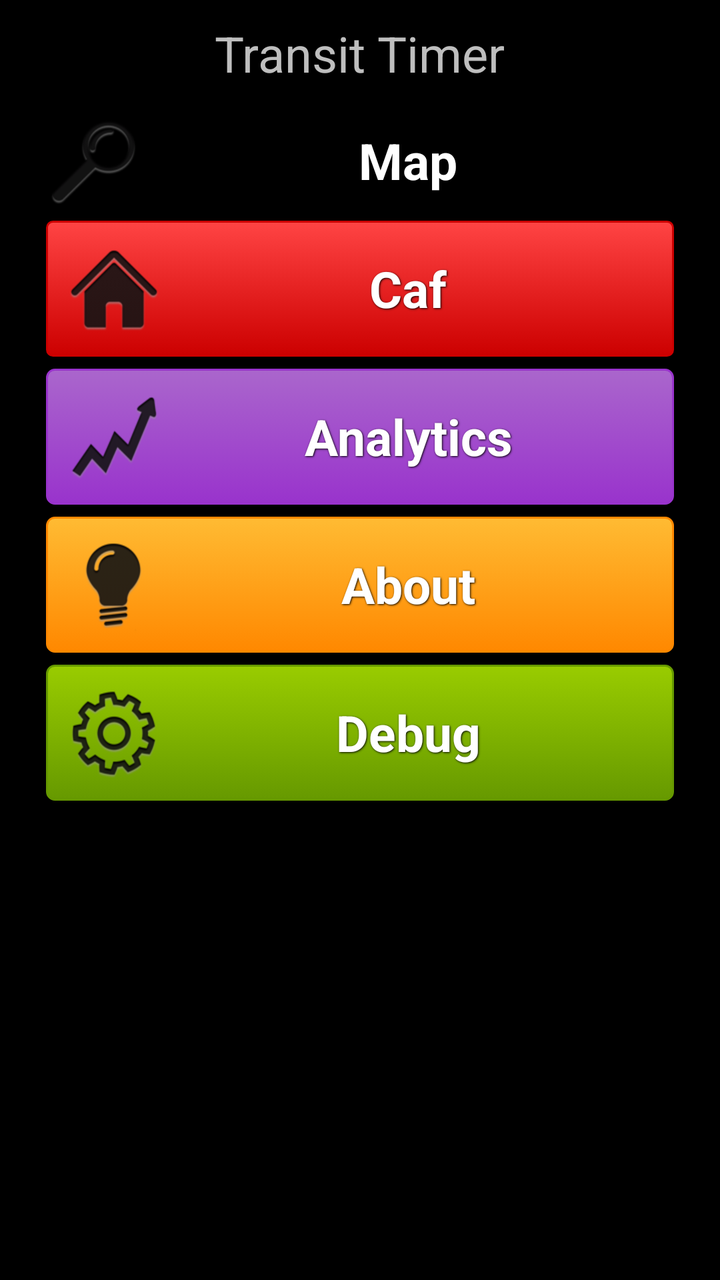
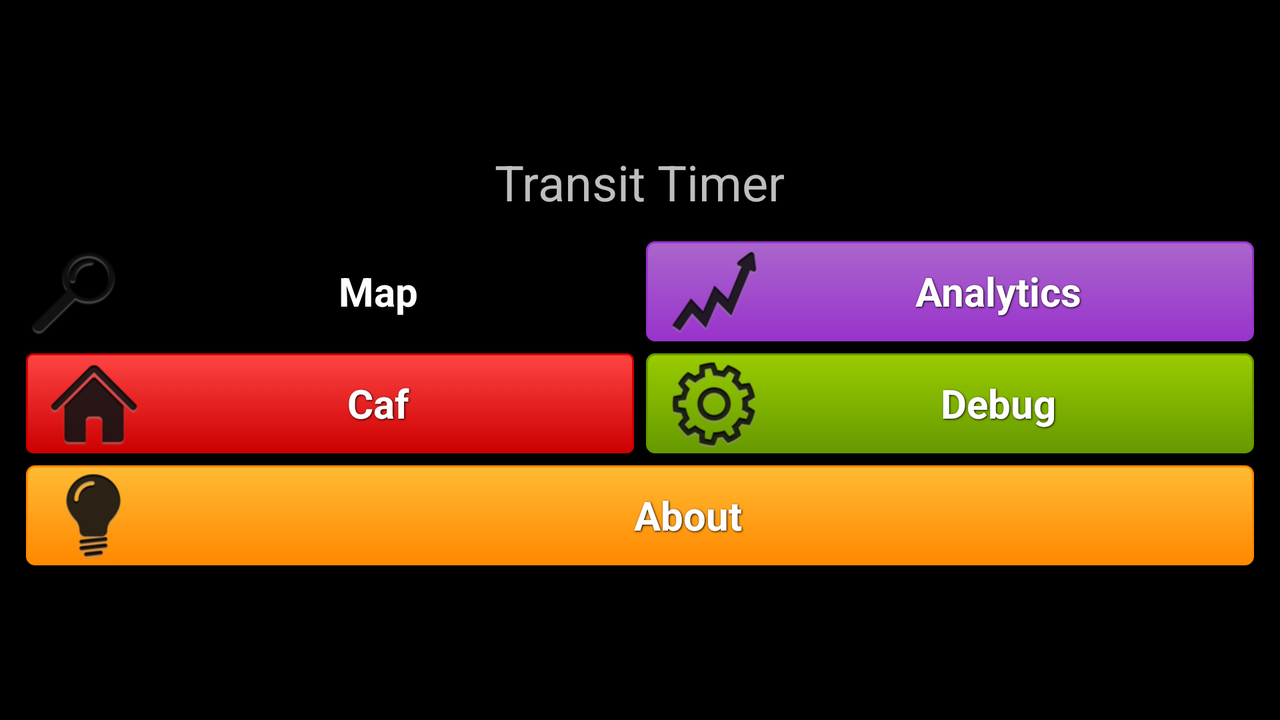

First picture: res/layout/ on a phone held upright. Second picture: the repository's own variant of that layout, on a device whose configuration matches the variant's folder. Source for both follows.
<!-- AndroidManifest.xml: application theme AppTheme -->
<!-- res/layout/menu_screen.xml -->
<LinearLayout xmlns:android="http://schemas.android.com/apk/res/android"
    android:layout_width="fill_parent"
    android:layout_height="fill_parent"
    android:orientation="vertical"
    android:paddingLeft="20dp"
    android:paddingRight="20dp" >

    <TextView
        android:layout_width="wrap_content"
        android:layout_height="wrap_content"
        android:layout_gravity="center"
        android:text="@string/title"
        android:textSize="24.5sp"
        android:padding="10dip" />
  
     <Button
         android:id="@+id/map_button"
         android:text="@string/map_label"
         android:drawableLeft="@drawable/search_icon"
         android:background="@drawable/btn_blue"
         style="@style/portrait_phone_menu_button"></Button>


      <Button
           android:id="@+id/caf_button"
           android:text="@string/caf_label"
           android:drawableLeft="@drawable/caf_icon"
           android:background="@drawable/btn_red"
           style="@style/portrait_phone_menu_button"></Button>


       <Button
            android:id="@+id/analytics_button"
            android:text="@string/analytics_label"
            android:drawableLeft="@drawable/analytics_icon"
            android:background="@drawable/btn_purple"
            style="@style/portrait_phone_menu_button"></Button>

        <Button
            android:id="@+id/about_button"
            android:text="@string/about_label"
            android:drawableLeft="@drawable/about_icon"
            android:background="@drawable/btn_yellow"
            style="@style/portrait_phone_menu_button"></Button>


         <Button
             android:id="@+id/debug_button"
             android:text="@string/debug_label"
             android:drawableLeft="@drawable/debug_icon"
             android:background="@drawable/btn_green"
             style="@style/portrait_phone_menu_button"></Button>
    
</LinearLayout>
<!-- resources referenced by this layout -->
<resources>
  <!-- drawable btn_green (drawable) -->
  <?xml version="1.0" encoding="utf-8"?>
  <selector xmlns:android="http://schemas.android.com/apk/res/android">
      <item android:state_pressed="true" >
          <shape>
              <solid
                  android:color="#99CC00" />
              <stroke
                  android:width="1dp"
                  android:color="#669900" />
              <corners
                  android:radius="3dp" />
              <padding
                  android:left="10dp"
                  android:top="10dp"
                  android:right="10dp"
                  android:bottom="10dp" />
          </shape>
      </item>
      <item>
          <shape>
              <gradient
                  android:startColor="#99CC00"
                  android:endColor="#669900"
                  android:angle="270" />
              <stroke
                  android:width="1dp"
                  android:color="#669900" />
              <corners
                  android:radius="4dp" />
              <padding
                  android:left="10dp"
                  android:top="10dp"
                  android:right="10dp"
                  android:bottom="10dp" />
          </shape>
      </item>
  </selector>
  <!-- drawable btn_red (drawable) -->
  <?xml version="1.0" encoding="utf-8"?>
  <selector xmlns:android="http://schemas.android.com/apk/res/android">
      <item android:state_pressed="true" >
          <shape>
              <solid
                  android:color="#FF4444" />
              <stroke
                  android:width="1dp"
                  android:color="#CC0000" />
              <corners
                  android:radius="3dp" />
              <padding
                  android:left="10dp"
                  android:top="10dp"
                  android:right="10dp"
                  android:bottom="10dp" />
          </shape>
      </item>
      <item>
          <shape>
              <gradient
                  android:startColor="#FF4444"
                  android:endColor="#CC0000"
                  android:angle="270" />
              <stroke
                  android:width="1dp"
                  android:color="#CC0000" />
              <corners
                  android:radius="3dp" />
              <padding
                  android:left="10dp"
                  android:top="10dp"
                  android:right="10dp"
                  android:bottom="10dp" />
          </shape>
      </item>
  </selector>
  <string name="about_label">About</string>
  <string name="analytics_label">Analytics</string>
  <string name="caf_label">Caf</string>
  <string name="debug_label">Debug</string>
  <string name="map_label">Map</string>
  <string name="title">Transit Timer</string>
  <style name="portrait_phone_menu_button">
          <item name="android:layout_width">fill_parent</item>
          <item name="android:layout_height">wrap_content</item>
          <item name="android:textColor">#ffffff</item>
          <item name="android:gravity">center</item>
          <item name="android:layout_margin">3dp</item>
          <item name="android:textSize">25dp</item>
          <item name="android:textStyle">bold</item>
          <item name="android:shadowColor">#000000</item>
          <item name="android:shadowDx">1</item>
          <item name="android:shadowDy">1</item>
          <item name="android:shadowRadius">2</item>
      </style>
  <style name="AppTheme" parent="AppBaseTheme">
          
      </style>
  <style name="AppBaseTheme" parent="android:Theme.Holo">
          
      </style>
</resources>
<!-- res/layout-land/menu_screen.xml (the author's variant of the layout above) -->
<!-- drawn on the phone turned sideways -->
<LinearLayout xmlns:android="http://schemas.android.com/apk/res/android"
    android:layout_width="fill_parent"
    android:layout_height="fill_parent"
    android:orientation="vertical"
    android:padding="10dp"
    android:gravity="center"
    android:paddingRight="35dip" >

    <TextView
        android:layout_width="wrap_content"
        android:layout_height="wrap_content"
        android:text="@string/title"
        android:textSize="24.5sp"
        android:paddingBottom="10dip" />
    
    <TableLayout 
        android:layout_height="wrap_content"
        android:layout_width="wrap_content"
        android:layout_gravity="center"
        android:stretchColumns="*">
        <TableRow>
             <Button
		        android:id="@+id/map_button"
		        android:text="@string/map_label"
		        android:drawableLeft="@drawable/search_icon"
		        android:background="@drawable/btn_blue"
		        style="@style/landscape_phone_menu_button"></Button>
             
              <Button
                android:id="@+id/analytics_button"
                android:text="@string/analytics_label"
                android:drawableLeft="@drawable/analytics_icon"
                android:background="@drawable/btn_purple"
                style="@style/landscape_phone_menu_button"></Button>     
        </TableRow>
        
        <TableRow>
             <Button
		        android:id="@+id/caf_button"
		        android:text="@string/caf_label"
		        android:drawableLeft="@drawable/caf_icon"
		        android:background="@drawable/btn_red"
		        style="@style/landscape_phone_menu_button"></Button>

            <Button
		        android:id="@+id/debug_button"
		        android:text="@string/debug_label"
		        android:drawableLeft="@drawable/debug_icon"
		        android:background="@drawable/btn_green"
		        style="@style/landscape_phone_menu_button"></Button>
         
        </TableRow>
    </TableLayout>

    <Button
        android:id="@+id/about_button"
        android:text="@string/about_label"
        android:layout_width="match_parent"
        android:drawableLeft="@drawable/about_icon"
        android:background="@drawable/btn_yellow"
        style="@style/landscape_phone_menu_button"></Button>
    


</LinearLayout>
<!-- resources referenced by the variant -->
<!-- as the phone turned sideways resolves them -->
<resources>
  <!-- drawable btn_green (drawable) -->
  <?xml version="1.0" encoding="utf-8"?>
  <selector xmlns:android="http://schemas.android.com/apk/res/android">
      <item android:state_pressed="true" >
          <shape>
              <solid
                  android:color="#99CC00" />
              <stroke
                  android:width="1dp"
                  android:color="#669900" />
              <corners
                  android:radius="3dp" />
              <padding
                  android:left="10dp"
                  android:top="10dp"
                  android:right="10dp"
                  android:bottom="10dp" />
          </shape>
      </item>
      <item>
          <shape>
              <gradient
                  android:startColor="#99CC00"
                  android:endColor="#669900"
                  android:angle="270" />
              <stroke
                  android:width="1dp"
                  android:color="#669900" />
              <corners
                  android:radius="4dp" />
              <padding
                  android:left="10dp"
                  android:top="10dp"
                  android:right="10dp"
                  android:bottom="10dp" />
          </shape>
      </item>
  </selector>
  <!-- drawable btn_red (drawable) -->
  <?xml version="1.0" encoding="utf-8"?>
  <selector xmlns:android="http://schemas.android.com/apk/res/android">
      <item android:state_pressed="true" >
          <shape>
              <solid
                  android:color="#FF4444" />
              <stroke
                  android:width="1dp"
                  android:color="#CC0000" />
              <corners
                  android:radius="3dp" />
              <padding
                  android:left="10dp"
                  android:top="10dp"
                  android:right="10dp"
                  android:bottom="10dp" />
          </shape>
      </item>
      <item>
          <shape>
              <gradient
                  android:startColor="#FF4444"
                  android:endColor="#CC0000"
                  android:angle="270" />
              <stroke
                  android:width="1dp"
                  android:color="#CC0000" />
              <corners
                  android:radius="3dp" />
              <padding
                  android:left="10dp"
                  android:top="10dp"
                  android:right="10dp"
                  android:bottom="10dp" />
          </shape>
      </item>
  </selector>
  <string name="about_label">About</string>
  <string name="analytics_label">Analytics</string>
  <string name="caf_label">Caf</string>
  <string name="debug_label">Debug</string>
  <string name="map_label">Map</string>
  <string name="title">Transit Timer</string>
  <style name="landscape_phone_menu_button">
           <item name="android:layout_width">80dp</item>
          <item name="android:layout_height">50dp</item>
          <item name="android:textColor">#ffffff</item>
          <item name="android:layout_margin">3dp</item>
          <item name="android:textSize">20dp</item>
          <item name="android:textStyle">bold</item>
          <item name="android:shadowColor">#000000</item>
          <item name="android:shadowDx">1</item>
          <item name="android:shadowDy">1</item>
          <item name="android:shadowRadius">2</item>
      </style>
  <style name="AppTheme" parent="AppBaseTheme">
          
      </style>
  <style name="AppBaseTheme" parent="android:Theme.Holo">
          
      </style>
</resources>
